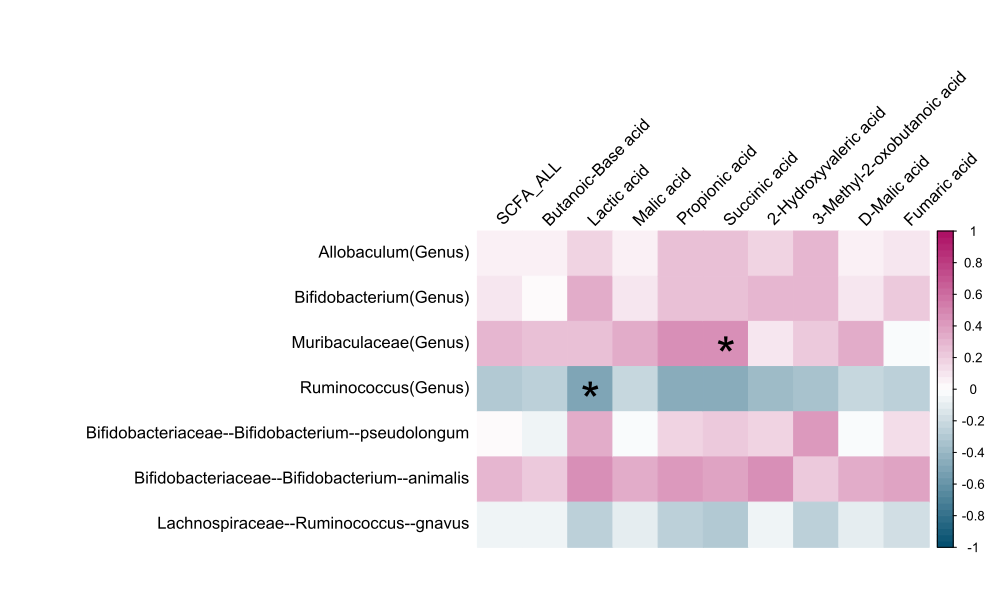

Generate this figure with R:
library(readxl)
library(ggplot2)
load(paste(getwd(),"/support/jiechang.RData",sep=""))
scfainfo=read_xlsx(paste(getwd(),"/support/class.xlsx",sep=""),sheet=3)
id=0
for (i in 1:18)
{
  id=c(id,which(info$Description==scfainfo$Description[i]))
}
id=id[-1]
scfainfo2=scfainfo[which(scfainfo$...2==c("丁酸","丙酸","戊酸","乙酸")[1]),]
id2=0
for (i in 1:18)
{
  id2=c(id2,which(info$Description==scfainfo2$Description[i]))
}
id2=id2[-1]
jiechangscfa<-rbind(apply(data[id,c(28:30,25:27,7:12,1:6)],2,sum),
                    apply(data[id2,c(28:30,25:27,7:12,1:6)],2,sum),
                    data[id[c(1:5,8,10,11,13,18)],c(28:30,25:27,7:12,1:6)])
rownames(jiechangscfa)=c("SCFA_ALL","Butanoic-Base acid",scfainfo$Description[c(1:5,8,10,11,13,18)])
load(paste(getwd(),"/support/readindata.RData",sep=""))

Microorganism_baifenbi_3xTg=Microorganism_baifenbi_3xTg[1:19,]
#Microorganism_baifenbi_5xFAD=Microorganism_baifenbi_5xFAD[-5,]
for (i in 1:ncol(Microorganism_baifenbi_3xTg))
{
  Microorganism_baifenbi_3xTg[,i]=as.numeric(Microorganism_baifenbi_3xTg[,i])
}
jiechangscfa=log(jiechangscfa)
data=cbind(Microorganism_baifenbi_3xTg[-5,],t(jiechangscfa))
data=as.matrix(data)
corr<-Hmisc::rcorr(data,type="spearman")
corr$P[is.na(corr$P)]=1
rdata=corr$r[1:7,8:19]
pdata=corr$P[1:7,8:19]
# id=which((pdata[1,]<0.05)|(pdata[2,]<0.05)|(pdata[3,]<0.05)|(pdata[4,]<0.05)|
#            (pdata[5,]<0.05)|(pdata[6,]<0.05)|(pdata[7,]<0.05))
id=which(rdata[2,]>=0)
id=id[order(colnames(rdata)[id])]
rdata=rdata[,id]
pdata=pdata[,id]
corrplot::corrplot(rdata[,c(9,3,6,7,8,10,1,2,4,5)],method = "color",
                   type="full",p.mat = pdata[,c(9,3,6,7,8,10,1,2,4,5)],sig.level = 0.05,
                   insig = "label_sig",tl.col = "black",cl.pos = 'r',tl.srt=45,
                   col = colorRampPalette(c("#055070", "white","#CB6481"))(50))
rdata=cbind(rdata,c(1,-1))
library(pheatmap)
pheatmap(rdata[,c(9,3,6,7,8,10,1,2,4,5,11)],color=colorRampPalette(c("#055070", "white","#CB6481"))(50),
         cluster_rows = F,cluster_cols = F)
